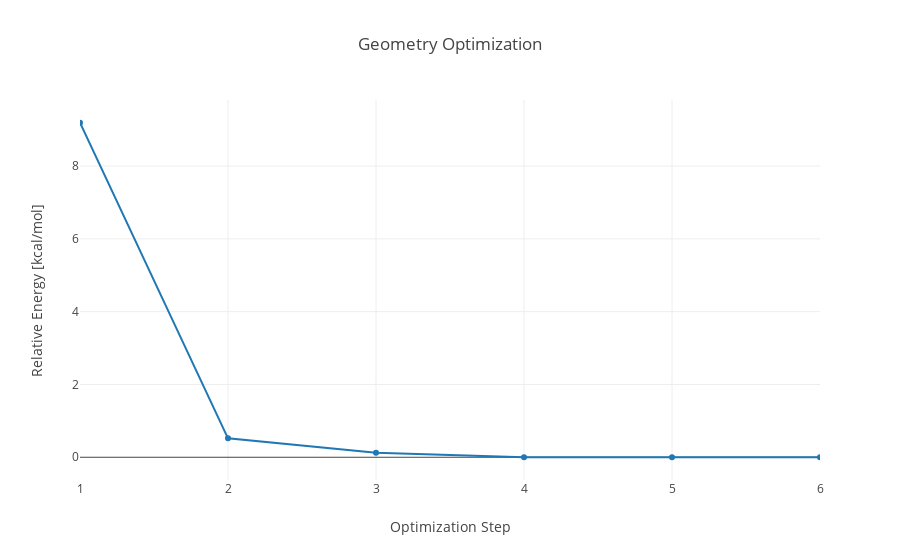

Notebook code cell kept with this figure:
### Markdown cell above
This water molecule has bond length and angle dimensions much closer to expected values. We can also plot the optimization history to see how each step in the geometry optimization affected the results. Though the chart is not too impressive for this simple molecule, it is hopefully illuminating and is available for any geometry optimization ever completed.

### Code cell
proc.show_history()

### Figure 1 — Plotly figure (JSON) as saved in the notebook; plotly's stock layout.template omitted (floating-point values rounded to 4 significant figures)
{"data": [{"mode": "lines+markers", "type": "scatter", "uid": "0c14885a-44cc-45d1-a8c7-6e12b299a822", "x": [1, 2, 3, 4, 5, 6], "y": [9.191, 0.52, 0.123, 0.001, 0, 0]}], "layout": {"title": {"text": "Geometry Optimization"}, "xaxis": {"range": [1, 6], "title": {"text": "Optimization Step"}}, "yaxis": {"title": {"text": "Relative Energy [kcal/mol]"}, "zeroline": true}}}
